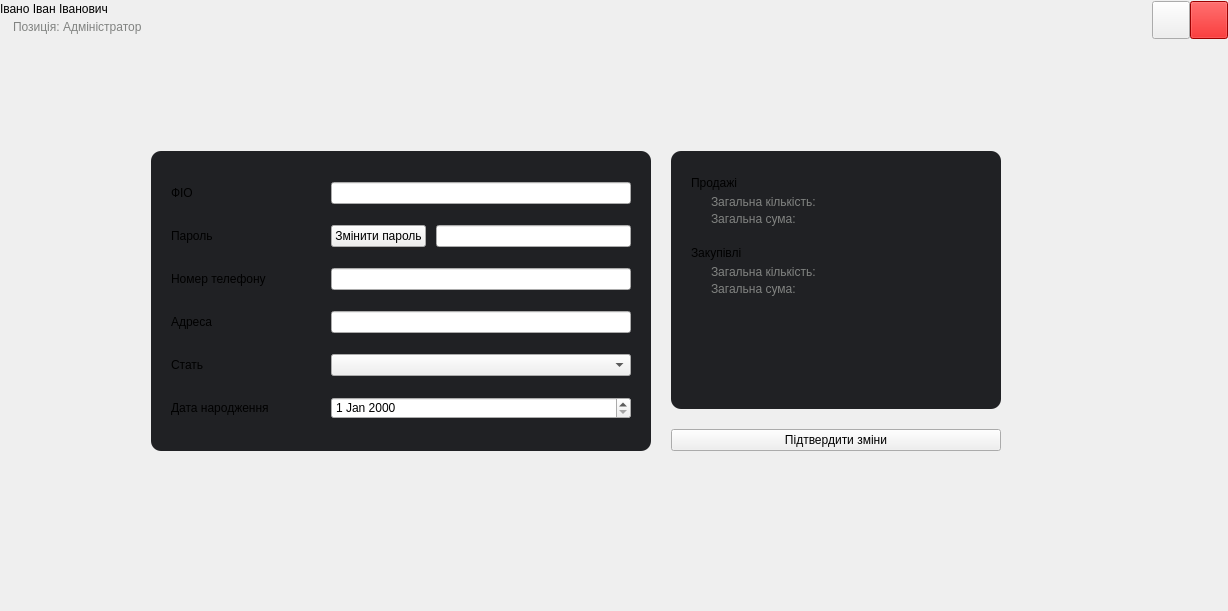
<?xml version="1.0" encoding="UTF-8"?>
<ui version="4.0">
 <class>InfoEmployees</class>
 <widget class="QWidget" name="InfoEmployees">
  <property name="geometry">
   <rect>
    <x>0</x>
    <y>0</y>
    <width>1228</width>
    <height>611</height>
   </rect>
  </property>
  <property name="windowTitle">
   <string>Form</string>
  </property>
  <property name="styleSheet">
   <string notr="true">QLabel#labelTopBottom {
	font: 12pt &quot;Franklin Gothic Medium&quot;;
	color: #818381;
	padding-left: 10px;
	padding-top: 0px;
	padding-bottom: 0px;
}

QWidget#widget{
	border-radius: 10px;
	background-color: #202124;
}

QWidget#widgetStatistic{
	border-radius: 10px;
	background-color: #202124;
}

QLabel#saleCount, QLabel#saleSum, QLabel#buySum, QLabel#buyCount {
	font: 12pt &quot;Franklin Gothic Medium&quot;;
	color: #818381;
}

QPushButton#buttonDelete {
  font: 14pt &quot;Franklin Gothic Medium&quot;;
  background-color: #db0000
}

QPushButton#buttonDelete::hover {
  font: 14pt &quot;Franklin Gothic Medium&quot;;
  background-color: red;
}</string>
  </property>
  <layout class="QGridLayout" name="gridLayout" rowstretch="1,1" rowminimumheight="0,0">
   <property name="leftMargin">
    <number>0</number>
   </property>
   <property name="topMargin">
    <number>1</number>
   </property>
   <property name="rightMargin">
    <number>0</number>
   </property>
   <property name="bottomMargin">
    <number>48</number>
   </property>
   <property name="spacing">
    <number>0</number>
   </property>
   <item row="0" column="0">
    <layout class="QVBoxLayout" name="verticalLayout_10">
     <property name="spacing">
      <number>0</number>
     </property>
     <item>
      <widget class="QLabel" name="labelTop">
       <property name="sizePolicy">
        <sizepolicy hsizetype="Preferred" vsizetype="Fixed">
         <horstretch>0</horstretch>
         <verstretch>0</verstretch>
        </sizepolicy>
       </property>
       <property name="text">
        <string>Івано Іван Іванович</string>
       </property>
      </widget>
     </item>
     <item>
      <widget class="QLabel" name="labelTopBottom">
       <property name="sizePolicy">
        <sizepolicy hsizetype="Preferred" vsizetype="Fixed">
         <horstretch>0</horstretch>
         <verstretch>0</verstretch>
        </sizepolicy>
       </property>
       <property name="minimumSize">
        <size>
         <width>0</width>
         <height>20</height>
        </size>
       </property>
       <property name="text">
        <string>Позиція: Адміністратор</string>
       </property>
       <property name="alignment">
        <set>Qt::AlignLeading|Qt::AlignLeft|Qt::AlignTop</set>
       </property>
      </widget>
     </item>
    </layout>
   </item>
   <item row="0" column="2">
    <widget class="QPushButton" name="buttonDelete">
     <property name="sizePolicy">
      <sizepolicy hsizetype="Fixed" vsizetype="Fixed">
       <horstretch>0</horstretch>
       <verstretch>0</verstretch>
      </sizepolicy>
     </property>
     <property name="minimumSize">
      <size>
       <width>38</width>
       <height>38</height>
      </size>
     </property>
     <property name="maximumSize">
      <size>
       <width>38</width>
       <height>38</height>
      </size>
     </property>
     <property name="text">
      <string/>
     </property>
     <property name="icon">
      <iconset resource="../../../resources/images.qrc">
       <normaloff>:/WhiteIcon/images/bin.png</normaloff>:/WhiteIcon/images/bin.png</iconset>
     </property>
     <property name="iconSize">
      <size>
       <width>28</width>
       <height>28</height>
      </size>
     </property>
    </widget>
   </item>
   <item row="1" column="0">
    <layout class="QHBoxLayout" name="horizontalLayout_2">
     <property name="spacing">
      <number>0</number>
     </property>
     <item>
      <spacer name="horizontalSpacer">
       <property name="orientation">
        <enum>Qt::Horizontal</enum>
       </property>
       <property name="sizeHint" stdset="0">
        <size>
         <width>40</width>
         <height>20</height>
        </size>
       </property>
      </spacer>
     </item>
     <item>
      <layout class="QVBoxLayout" name="verticalLayout_7">
       <item>
        <spacer name="verticalSpacer_2">
         <property name="orientation">
          <enum>Qt::Vertical</enum>
         </property>
         <property name="sizeHint" stdset="0">
          <size>
           <width>20</width>
           <height>40</height>
          </size>
         </property>
        </spacer>
       </item>
       <item>
        <layout class="QHBoxLayout" name="horizontalLayout">
         <property name="spacing">
          <number>20</number>
         </property>
         <item>
          <layout class="QVBoxLayout" name="verticalLayout_2">
           <item>
            <widget class="QWidget" name="widget" native="true">
             <property name="sizePolicy">
              <sizepolicy hsizetype="Expanding" vsizetype="Preferred">
               <horstretch>0</horstretch>
               <verstretch>0</verstretch>
              </sizepolicy>
             </property>
             <property name="minimumSize">
              <size>
               <width>500</width>
               <height>300</height>
              </size>
             </property>
             <property name="maximumSize">
              <size>
               <width>500</width>
               <height>300</height>
              </size>
             </property>
             <layout class="QVBoxLayout" name="verticalLayout">
              <property name="spacing">
               <number>10</number>
              </property>
              <property name="leftMargin">
               <number>20</number>
              </property>
              <property name="topMargin">
               <number>20</number>
              </property>
              <property name="rightMargin">
               <number>20</number>
              </property>
              <property name="bottomMargin">
               <number>20</number>
              </property>
              <item>
               <layout class="QHBoxLayout" name="horizontalLayout_11">
                <item>
                 <widget class="QLabel" name="label_11">
                  <property name="sizePolicy">
                   <sizepolicy hsizetype="Maximum" vsizetype="Fixed">
                    <horstretch>0</horstretch>
                    <verstretch>0</verstretch>
                   </sizepolicy>
                  </property>
                  <property name="minimumSize">
                   <size>
                    <width>150</width>
                    <height>0</height>
                   </size>
                  </property>
                  <property name="maximumSize">
                   <size>
                    <width>150</width>
                    <height>16777215</height>
                   </size>
                  </property>
                  <property name="text">
                   <string>ФІО</string>
                  </property>
                 </widget>
                </item>
                <item>
                 <widget class="QLineEdit" name="inputFullName">
                  <property name="sizePolicy">
                   <sizepolicy hsizetype="Preferred" vsizetype="Fixed">
                    <horstretch>0</horstretch>
                    <verstretch>0</verstretch>
                   </sizepolicy>
                  </property>
                  <property name="minimumSize">
                   <size>
                    <width>142</width>
                    <height>0</height>
                   </size>
                  </property>
                  <property name="maximumSize">
                   <size>
                    <width>16777215</width>
                    <height>16777215</height>
                   </size>
                  </property>
                 </widget>
                </item>
               </layout>
              </item>
              <item>
               <layout class="QHBoxLayout" name="horizontalLayout_17">
                <item>
                 <widget class="QLabel" name="label_17">
                  <property name="sizePolicy">
                   <sizepolicy hsizetype="Maximum" vsizetype="Preferred">
                    <horstretch>0</horstretch>
                    <verstretch>0</verstretch>
                   </sizepolicy>
                  </property>
                  <property name="minimumSize">
                   <size>
                    <width>150</width>
                    <height>0</height>
                   </size>
                  </property>
                  <property name="maximumSize">
                   <size>
                    <width>150</width>
                    <height>16777215</height>
                   </size>
                  </property>
                  <property name="text">
                   <string>Пароль</string>
                  </property>
                 </widget>
                </item>
                <item>
                 <widget class="QPushButton" name="buttonChangePassword">
                  <property name="text">
                   <string>Змінити пароль</string>
                  </property>
                 </widget>
                </item>
                <item>
                 <widget class="QLineEdit" name="inputPassword"/>
                </item>
               </layout>
              </item>
              <item>
               <layout class="QHBoxLayout" name="horizontalLayout_13">
                <item>
                 <widget class="QLabel" name="label_13">
                  <property name="sizePolicy">
                   <sizepolicy hsizetype="Maximum" vsizetype="Preferred">
                    <horstretch>0</horstretch>
                    <verstretch>0</verstretch>
                   </sizepolicy>
                  </property>
                  <property name="minimumSize">
                   <size>
                    <width>150</width>
                    <height>0</height>
                   </size>
                  </property>
                  <property name="maximumSize">
                   <size>
                    <width>150</width>
                    <height>16777215</height>
                   </size>
                  </property>
                  <property name="text">
                   <string>Номер телефону</string>
                  </property>
                  <property name="scaledContents">
                   <bool>false</bool>
                  </property>
                 </widget>
                </item>
                <item>
                 <widget class="QLineEdit" name="inputPhoneNumber">
                  <property name="sizePolicy">
                   <sizepolicy hsizetype="Preferred" vsizetype="Fixed">
                    <horstretch>0</horstretch>
                    <verstretch>0</verstretch>
                   </sizepolicy>
                  </property>
                  <property name="minimumSize">
                   <size>
                    <width>142</width>
                    <height>0</height>
                   </size>
                  </property>
                  <property name="maximumSize">
                   <size>
                    <width>16777215</width>
                    <height>16777215</height>
                   </size>
                  </property>
                 </widget>
                </item>
               </layout>
              </item>
              <item>
               <layout class="QHBoxLayout" name="horizontalLayout_14">
                <item>
                 <widget class="QLabel" name="label_14">
                  <property name="sizePolicy">
                   <sizepolicy hsizetype="Maximum" vsizetype="Preferred">
                    <horstretch>0</horstretch>
                    <verstretch>0</verstretch>
                   </sizepolicy>
                  </property>
                  <property name="minimumSize">
                   <size>
                    <width>150</width>
                    <height>0</height>
                   </size>
                  </property>
                  <property name="text">
                   <string>Адреса</string>
                  </property>
                 </widget>
                </item>
                <item>
                 <widget class="QLineEdit" name="inputAddress">
                  <property name="sizePolicy">
                   <sizepolicy hsizetype="Preferred" vsizetype="Fixed">
                    <horstretch>0</horstretch>
                    <verstretch>0</verstretch>
                   </sizepolicy>
                  </property>
                  <property name="maximumSize">
                   <size>
                    <width>16777215</width>
                    <height>16777215</height>
                   </size>
                  </property>
                 </widget>
                </item>
               </layout>
              </item>
              <item>
               <layout class="QHBoxLayout" name="horizontalLayout_15">
                <item>
                 <widget class="QLabel" name="label_15">
                  <property name="sizePolicy">
                   <sizepolicy hsizetype="Minimum" vsizetype="Preferred">
                    <horstretch>0</horstretch>
                    <verstretch>0</verstretch>
                   </sizepolicy>
                  </property>
                  <property name="minimumSize">
                   <size>
                    <width>150</width>
                    <height>0</height>
                   </size>
                  </property>
                  <property name="maximumSize">
                   <size>
                    <width>150</width>
                    <height>16777215</height>
                   </size>
                  </property>
                  <property name="text">
                   <string>Стать</string>
                  </property>
                 </widget>
                </item>
                <item>
                 <widget class="QComboBox" name="comboBoxGender">
                  <property name="minimumSize">
                   <size>
                    <width>142</width>
                    <height>0</height>
                   </size>
                  </property>
                 </widget>
                </item>
               </layout>
              </item>
              <item>
               <layout class="QHBoxLayout" name="horizontalLayout_16">
                <item>
                 <widget class="QLabel" name="label_16">
                  <property name="sizePolicy">
                   <sizepolicy hsizetype="Minimum" vsizetype="Preferred">
                    <horstretch>0</horstretch>
                    <verstretch>0</verstretch>
                   </sizepolicy>
                  </property>
                  <property name="minimumSize">
                   <size>
                    <width>150</width>
                    <height>0</height>
                   </size>
                  </property>
                  <property name="maximumSize">
                   <size>
                    <width>150</width>
                    <height>16777215</height>
                   </size>
                  </property>
                  <property name="text">
                   <string>Дата народження</string>
                  </property>
                 </widget>
                </item>
                <item>
                 <widget class="QDateEdit" name="dateEdit">
                  <property name="sizePolicy">
                   <sizepolicy hsizetype="Preferred" vsizetype="Fixed">
                    <horstretch>0</horstretch>
                    <verstretch>0</verstretch>
                   </sizepolicy>
                  </property>
                  <property name="minimumSize">
                   <size>
                    <width>142</width>
                    <height>0</height>
                   </size>
                  </property>
                 </widget>
                </item>
               </layout>
              </item>
             </layout>
            </widget>
           </item>
          </layout>
         </item>
         <item>
          <layout class="QVBoxLayout" name="verticalLayout_6">
           <item>
            <widget class="QWidget" name="widgetStatistic" native="true">
             <property name="sizePolicy">
              <sizepolicy hsizetype="Preferred" vsizetype="Expanding">
               <horstretch>0</horstretch>
               <verstretch>0</verstretch>
              </sizepolicy>
             </property>
             <property name="minimumSize">
              <size>
               <width>330</width>
               <height>0</height>
              </size>
             </property>
             <property name="maximumSize">
              <size>
               <width>400</width>
               <height>300</height>
              </size>
             </property>
             <layout class="QVBoxLayout" name="verticalLayout_9">
              <property name="spacing">
               <number>20</number>
              </property>
              <property name="leftMargin">
               <number>20</number>
              </property>
              <property name="topMargin">
               <number>25</number>
              </property>
              <property name="rightMargin">
               <number>20</number>
              </property>
              <property name="bottomMargin">
               <number>20</number>
              </property>
              <item>
               <layout class="QVBoxLayout" name="verticalLayout_8">
                <property name="spacing">
                 <number>5</number>
                </property>
                <item>
                 <widget class="QLabel" name="label">
                  <property name="text">
                   <string>Продажі</string>
                  </property>
                 </widget>
                </item>
                <item>
                 <layout class="QVBoxLayout" name="verticalLayout_3">
                  <property name="spacing">
                   <number>3</number>
                  </property>
                  <property name="leftMargin">
                   <number>20</number>
                  </property>
                  <item>
                   <widget class="QLabel" name="saleCount">
                    <property name="text">
                     <string>Загальна кількість:</string>
                    </property>
                   </widget>
                  </item>
                  <item>
                   <widget class="QLabel" name="saleSum">
                    <property name="text">
                     <string>Загальна сума:</string>
                    </property>
                   </widget>
                  </item>
                 </layout>
                </item>
               </layout>
              </item>
              <item>
               <layout class="QVBoxLayout" name="verticalLayout_5">
                <property name="spacing">
                 <number>5</number>
                </property>
                <item>
                 <widget class="QLabel" name="label_2">
                  <property name="text">
                   <string>Закупівлі</string>
                  </property>
                 </widget>
                </item>
                <item>
                 <layout class="QVBoxLayout" name="verticalLayout_4">
                  <property name="spacing">
                   <number>3</number>
                  </property>
                  <property name="leftMargin">
                   <number>20</number>
                  </property>
                  <item>
                   <widget class="QLabel" name="buyCount">
                    <property name="text">
                     <string>Загальна кількість:</string>
                    </property>
                   </widget>
                  </item>
                  <item>
                   <widget class="QLabel" name="buySum">
                    <property name="text">
                     <string>Загальна сума:</string>
                    </property>
                   </widget>
                  </item>
                 </layout>
                </item>
               </layout>
              </item>
              <item>
               <spacer name="verticalSpacer_4">
                <property name="orientation">
                 <enum>Qt::Vertical</enum>
                </property>
                <property name="sizeHint" stdset="0">
                 <size>
                  <width>20</width>
                  <height>40</height>
                 </size>
                </property>
               </spacer>
              </item>
             </layout>
            </widget>
           </item>
           <item>
            <widget class="QPushButton" name="buttonAccept">
             <property name="text">
              <string>Підтвердити зміни</string>
             </property>
            </widget>
           </item>
          </layout>
         </item>
        </layout>
       </item>
       <item>
        <spacer name="verticalSpacer_3">
         <property name="orientation">
          <enum>Qt::Vertical</enum>
         </property>
         <property name="sizeType">
          <enum>QSizePolicy::Expanding</enum>
         </property>
         <property name="sizeHint" stdset="0">
          <size>
           <width>20</width>
           <height>20</height>
          </size>
         </property>
        </spacer>
       </item>
      </layout>
     </item>
     <item>
      <spacer name="horizontalSpacer_2">
       <property name="orientation">
        <enum>Qt::Horizontal</enum>
       </property>
       <property name="sizeHint" stdset="0">
        <size>
         <width>40</width>
         <height>20</height>
        </size>
       </property>
      </spacer>
     </item>
    </layout>
   </item>
   <item row="0" column="1">
    <widget class="QPushButton" name="buttonReturn">
     <property name="sizePolicy">
      <sizepolicy hsizetype="Fixed" vsizetype="Fixed">
       <horstretch>0</horstretch>
       <verstretch>0</verstretch>
      </sizepolicy>
     </property>
     <property name="minimumSize">
      <size>
       <width>38</width>
       <height>38</height>
      </size>
     </property>
     <property name="maximumSize">
      <size>
       <width>38</width>
       <height>38</height>
      </size>
     </property>
     <property name="text">
      <string/>
     </property>
     <property name="icon">
      <iconset resource="../../../resources/images.qrc">
       <normaloff>:/WhiteIcon/images/return.png</normaloff>:/WhiteIcon/images/return.png</iconset>
     </property>
     <property name="iconSize">
      <size>
       <width>28</width>
       <height>28</height>
      </size>
     </property>
    </widget>
   </item>
  </layout>
 </widget>
 <resources>
  <include location="../../../resources/images.qrc"/>
 </resources>
 <connections/>
</ui>
